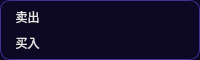
                        <widget class="QFrame" name="frame_58">
                         <property name="minimumSize">
                          <size>
                           <width>0</width>
                           <height>60</height>
                          </size>
                         </property>
                         <property name="maximumSize">
                          <size>
                           <width>16777215</width>
                           <height>60</height>
                          </size>
                         </property>
                         <property name="styleSheet">
                          <string notr="true">QFrame {	
	background-color: rgb(13, 9, 36);
	border-radius: 10px;
	border: 1px solid rgb(65, 51, 156);
}

</string>
                         </property>
                         <property name="frameShape">
                          <enum>QFrame::StyledPanel</enum>
                         </property>
                         <property name="frameShadow">
                          <enum>QFrame::Raised</enum>
                         </property>
                         <layout class="QVBoxLayout" name="verticalLayout_41">
                          <property name="spacing">
                           <number>0</number>
                          </property>
                          <property name="leftMargin">
                           <number>0</number>
                          </property>
                          <property name="topMargin">
                           <number>0</number>
                          </property>
                          <property name="rightMargin">
                           <number>0</number>
                          </property>
                          <property name="bottomMargin">
                           <number>0</number>
                          </property>
                          <item>
                           <widget class="QFrame" name="frame_59">
                            <property name="styleSheet">
                             <string notr="true">QFrame {	
	background-color: rgb(13, 9, 36);
	border-radius: 10px;
	border: none;
}

</string>
                            </property>
                            <property name="frameShape">
                             <enum>QFrame::StyledPanel</enum>
                            </property>
                            <property name="frameShadow">
                             <enum>QFrame::Raised</enum>
                            </property>
                            <layout class="QHBoxLayout" name="horizontalLayout_26">
                             <property name="spacing">
                              <number>20</number>
                             </property>
                             <property name="leftMargin">
                              <number>0</number>
                             </property>
                             <property name="topMargin">
                              <number>3</number>
                             </property>
                             <property name="rightMargin">
                              <number>0</number>
                             </property>
                             <property name="bottomMargin">
                              <number>0</number>
                             </property>
                             <item>
                              <widget class="QLabel" name="label_3">
                               <property name="styleSheet">
                                <string notr="true">background-color: rgbA(0, 0, 0, 0);
color: rgb(230, 230, 230);
font: 12pt &quot;等线&quot;;
border-radius: 5px;
border: none;</string>
                               </property>
                               <property name="text">
                                <string>卖出</string>
                               </property>
                               <property name="alignment">
                                <set>Qt::AlignCenter</set>
                               </property>
                              </widget>
                             </item>
                             <item>
                              <widget class="QLabel" name="label_ask_price1">
                               <property name="styleSheet">
                                <string notr="true">background-color: rgbA(0, 0, 0, 0);
color: rgb(255, 0, 0);
font: 700 16pt &quot;等线&quot;;
border-radius: 5px;
border: none;</string>
                               </property>
                               <property name="text">
                                <string/>
                               </property>
                               <property name="alignment">
                                <set>Qt::AlignCenter</set>
                               </property>
                              </widget>
                             </item>
                             <item>
                              <widget class="QLabel" name="label_ask_volume1">
                               <property name="styleSheet">
                                <string notr="true">background-color: rgbA(0, 0, 0, 0);
color: rgb(255, 255, 0);
font: 700 16pt &quot;等线&quot;;
border-radius: 5px;
border: none;</string>
                               </property>
                               <property name="text">
                                <string/>
                               </property>
                               <property name="alignment">
                                <set>Qt::AlignCenter</set>
                               </property>
                              </widget>
                             </item>
                            </layout>
                           </widget>
                          </item>
                          <item>
                           <widget class="QFrame" name="frame_77">
                            <property name="styleSheet">
                             <string notr="true">QFrame {	
	background-color: rgb(13, 9, 36);
	border-radius: 10px;
	border: none;
}

</string>
                            </property>
                            <property name="frameShape">
                             <enum>QFrame::StyledPanel</enum>
                            </property>
                            <property name="frameShadow">
                             <enum>QFrame::Raised</enum>
                            </property>
                            <layout class="QHBoxLayout" name="horizontalLayout_30">
                             <property name="spacing">
                              <number>20</number>
                             </property>
                             <property name="leftMargin">
                              <number>0</number>
                             </property>
                             <property name="topMargin">
                              <number>0</number>
                             </property>
                             <property name="rightMargin">
                              <number>0</number>
                             </property>
                             <property name="bottomMargin">
                              <number>3</number>
                             </property>
                             <item>
                              <widget class="QLabel" name="label_17">
                               <property name="styleSheet">
                                <string notr="true">background-color: rgbA(0, 0, 0, 0);
color: rgb(230, 230, 230);
font: 12pt &quot;等线&quot;;
border-radius: 5px;
border: none;</string>
                               </property>
                               <property name="text">
                                <string>买入</string>
                               </property>
                               <property name="alignment">
                                <set>Qt::AlignCenter</set>
                               </property>
                              </widget>
                             </item>
                             <item>
                              <widget class="QLabel" name="label_bid_price1">
                               <property name="styleSheet">
                                <string notr="true">background-color: rgbA(0, 0, 0, 0);
color: rgb(255, 0, 0);
font: 700 16pt &quot;等线&quot;;
border-radius: 5px;
border: none;</string>
                               </property>
                               <property name="text">
                                <string/>
                               </property>
                               <property name="alignment">
                                <set>Qt::AlignCenter</set>
                               </property>
                              </widget>
                             </item>
                             <item>
                              <widget class="QLabel" name="label_bid_volume1">
                               <property name="styleSheet">
                                <string notr="true">background-color: rgbA(0, 0, 0, 0);
color: rgb(255, 255, 0);
font: 700 16pt &quot;等线&quot;;
border-radius: 5px;
border: none;</string>
                               </property>
                               <property name="text">
                                <string/>
                               </property>
                               <property name="alignment">
                                <set>Qt::AlignCenter</set>
                               </property>
                              </widget>
                             </item>
                            </layout>
                           </widget>
                          </item>
                         </layout>
                        </widget>
